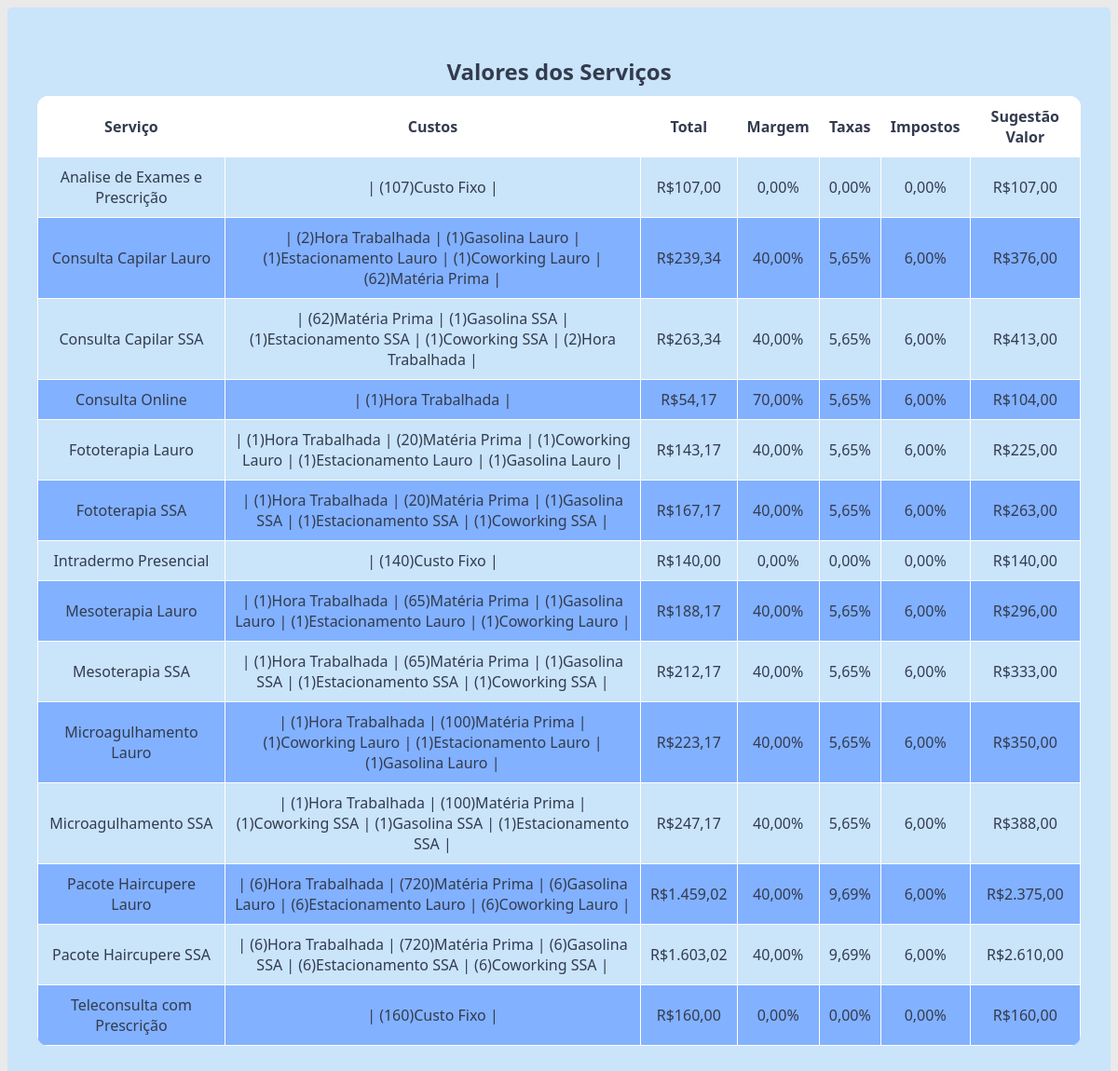
Page /painel/ver_valores.php (signed in) on the committed database.
### tables this page shows
CREATE TABLE `tratamentos` (
  `id` int(11) NOT NULL,
  `token_emp` varchar(35) NOT NULL,
  `tratamento` text NOT NULL,
  `tratamento_quem` varchar(50) NOT NULL
);

### painel/verifica_login.php (called while the page is built, shortened)
<?php
$css_path = "css/style_colorido.css";

### painel/ver_valores.php (the view, shortened to what this page needs)
<?php
require('../config/database.php');
require('verifica_login.php');
?>
<!DOCTYPE html>
<html lang="pt-br">
<head>
    <link rel="stylesheet" href="<?php echo $css_path ?>">
</head>
<body>
    <div class="container">
        <h2>Valores dos Serviços</h2>
        <table>
                <thead>
                    <tr>
                        <th>Serviço</th>
                        <th>Custos</th>
                        <th>Total</th>
                        <th>Margem</th>
                        <th>Taxas</th>
                        <th>Impostos</th>
                        <th>Sugestão Valor</th>
                    </tr>
                </thead>
                <tbody>
                    <?php
                    $query_tratamentos = $conexao->prepare("SELECT * FROM tratamentos WHERE token_emp = '{$_SESSION['token_emp']}' AND id >= :id ORDER BY tratamento ASC");
                    $query_tratamentos->execute(['id' => 1]);
                    while ($select_tratamentos = $query_tratamentos->fetch(PDO::FETCH_ASSOC)) {
                        $tratamento_id = $select_tratamentos['id'];
                        $tratamentos = $select_tratamentos['tratamento'];
                        $custos = '| ';
                        $custo_total = 0.00;
                        $custo_sugerido = 0.00;
                        $margem = 0.00;
                        $taxas = 0.00;
                        $impostos = 0.00;
                        $query_custos_tratamentos = $conexao->prepare("SELECT * FROM custos_tratamentos WHERE tratamento_id = :tratamento_id");
                        $query_custos_tratamentos->execute(['tratamento_id' => $tratamento_id]);
                        while ($select_custos_tratamentos = $query_custos_tratamentos->fetch(PDO::FETCH_ASSOC)) {
                            $custo_id = $select_custos_tratamentos['custo_id'];
                            $quantidade = $select_custos_tratamentos['quantidade'];
                            $query_custos = $conexao->prepare("SELECT * FROM custos WHERE id = :custo_id");
                            $query_custos->execute(['custo_id' => $custo_id]);
                            while ($select_custos = $query_custos->fetch(PDO::FETCH_ASSOC)) {
                                $custo_descricao = $select_custos['custo_descricao'];
                                $custo_valor = $select_custos['custo_valor'];
                                $custo_tipo = $select_custos['custo_tipo'];
                            if ($custo_tipo == 'Taxas') {
                                $taxas += $custo_valor * $quantidade;
                            }else if ($custo_tipo == 'Impostos'){
                                $impostos += $custo_valor * $quantidade;
                            }else if ($custo_tipo == 'Margem'){
                                $margem += $custo_valor * $quantidade;
                            }else{
                                $custos .= "($quantidade)$custo_descricao | ";
                                $custo_total += ($custo_valor * $quantidade);
                                $custo_sugerido += ($custo_valor * $quantidade);
                            }
                            }
                        }
                        $margem_ = $custo_sugerido * $margem / 100;
                        $taxas_ = ($custo_sugerido + $margem_) * $taxas / 100;
                        $impostos_ = ($custo_sugerido + $margem_ + $taxas_) * $impostos / 100;
                        $custo_extra = $margem_ + $taxas_ + $impostos_;
                        $custo_total_sugerido = ceil($custo_sugerido + $custo_extra);
                    ?>
                        <tr>
                            <td data-label="Tratamento"><?php echo $tratamentos; ?></td>
                            <td data-label="Custos"><?php echo $custos; ?></td>
                            <td data-label="Total">R$<?php echo number_format($custo_total, 2, ",", "."); ?></td>
                            <td data-label="Margem"><?php echo number_format($margem, 2, ",", "."); ?>%</td>
                            <td data-label="Taxas"><?php echo number_format($taxas, 2, ",", "."); ?>%</td>
                            <td data-label="Impostos"><?php echo number_format($impostos, 2, ",", "."); ?>%</td>
                            <td data-label="Sugestão Valor">R$<?php echo number_format($custo_total_sugerido, 2, ",", "."); ?></td>
                        </tr>
                    <?php } ?>
                </tbody>
            </table>
    </div>
</body>
</html>

### painel/css/style_colorido.css (style rules this page uses)
:root { --cor-fundo: #cae4fa; --cor-subfundo: #e6f2ff; --cor-fundo2: #ffffff; --cor-texto: #333b4f; --cor-texto-inverso: #ffffff; --cor-borda-legend: #6a8caf; --cor-botao: #82b1ff; --cor-botao-hover: #3a5f8a; --cor-fundo-focus: #81bbfa; --cor-domingo-feriado-etc: #4eacf8; --cor-titulo: #333b4f; --cor-borda: #aacbe4; --cor-borda-clara: #d6e6f2; --cor-hover: #a0c4ff; --cor-secundaria: #5fa8d3; --cor-h1: #264653; --cor-btn-hover: #3a5f8a; }
body { background-color: #eaeaea; height: 100vh; font-family: 'Segoe UI', Roboto, Helvetica, Arial, sans-serif; }
.container { padding: 2rem; background-color: var(--cor-fundo); min-height: 100vh; border-radius: 5px; box-shadow: 0 0 12px rgba(215, 212, 212, 0.05); }
h2 { text-align: center; margin-bottom: 10px; color: var(--cor-texto); font-size: clamp(1.2rem, 2vw, 1.6rem); }
table { width: 100%; border-collapse: collapse; border-radius: 12px; overflow: hidden; }
thead { background-color: var(--cor-fundo2); }
th, td { border: 1px solid var(--cor-fundo2); padding: 10px; text-align: center; }
th { background-color: var(--cor-fundo2); color: var(--cor-texto); }
tr:nth-child(even) { background-color: var(--cor-botao); color: var(--cor-texto); }
tr:nth-child(odd) { background-color: var(--cor-fundo); color: var(--cor-texto); }

### rows in the picture
tratamentos: tratamento "Analise de Exames e Prescrição", custos "| (107)Custo Fixo |", custo_total "107,00", margem "0,00", taxas "0,00", impostos "0,00", custo_total_sugerido "107,00"
tratamentos: tratamento "Consulta Capilar Lauro", custos "| (2)Hora Trabalhada | (1)Gasolina Lauro | (1)Estacionamento Lauro | (1)Coworking Lauro | (62)Matéria Prima |", custo_total "239,34", margem "40,00", taxas "5,65", impostos "6,00", custo_total_sugerido "376,00"
tratamentos: tratamento "Consulta Capilar SSA", custos "| (62)Matéria Prima | (1)Gasolina SSA | (1)Estacionamento SSA | (1)Coworking SSA | (2)Hora Trabalhada |", custo_total "263,34", margem "40,00", taxas "5,65", impostos "6,00", custo_total_sugerido "413,00"
tratamentos: tratamento "Consulta Online", custos "| (1)Hora Trabalhada |", custo_total "54,17", margem "70,00", taxas "5,65", impostos "6,00", custo_total_sugerido "104,00"
tratamentos: tratamento "Fototerapia Lauro", custos "| (1)Hora Trabalhada | (20)Matéria Prima | (1)Coworking Lauro | (1)Estacionamento Lauro | (1)Gasolina Lauro |", custo_total "143,17", margem "40,00", taxas "5,65", impostos "6,00", custo_total_sugerido "225,00"
tratamentos: tratamento "Fototerapia SSA", custos "| (1)Hora Trabalhada | (20)Matéria Prima | (1)Gasolina SSA | (1)Estacionamento SSA | (1)Coworking SSA |", custo_total "167,17", margem "40,00", taxas "5,65", impostos "6,00", custo_total_sugerido "263,00"
tratamentos: tratamento "Intradermo Presencial", custos "| (140)Custo Fixo |", custo_total "140,00", margem "0,00", taxas "0,00", impostos "0,00", custo_total_sugerido "140,00"
tratamentos: tratamento "Mesoterapia Lauro", custos "| (1)Hora Trabalhada | (65)Matéria Prima | (1)Gasolina Lauro | (1)Estacionamento Lauro | (1)Coworking Lauro |", custo_total "188,17", margem "40,00", taxas "5,65", impostos "6,00", custo_total_sugerido "296,00"
tratamentos: tratamento "Mesoterapia SSA", custos "| (1)Hora Trabalhada | (65)Matéria Prima | (1)Gasolina SSA | (1)Estacionamento SSA | (1)Coworking SSA |", custo_total "212,17", margem "40,00", taxas "5,65", impostos "6,00", custo_total_sugerido "333,00"
tratamentos: tratamento "Microagulhamento Lauro", custos "| (1)Hora Trabalhada | (100)Matéria Prima | (1)Coworking Lauro | (1)Estacionamento Lauro | (1)Gasolina Lauro |", custo_total "223,17", margem "40,00", taxas "5,65", impostos "6,00", custo_total_sugerido "350,00"
tratamentos: tratamento "Microagulhamento SSA", custos "| (1)Hora Trabalhada | (100)Matéria Prima | (1)Coworking SSA | (1)Gasolina SSA | (1)Estacionamento SSA |", custo_total "247,17", margem "40,00", taxas "5,65", impostos "6,00", custo_total_sugerido "388,00"
tratamentos: tratamento "Pacote Haircupere Lauro", custos "| (6)Hora Trabalhada | (720)Matéria Prima | (6)Gasolina Lauro | (6)Estacionamento Lauro | (6)Coworking Lauro |", custo_total "1.459,02", margem "40,00", taxas "9,69", impostos "6,00", custo_total_sugerido "2.375,00"
tratamentos: tratamento "Pacote Haircupere SSA", custos "| (6)Hora Trabalhada | (720)Matéria Prima | (6)Gasolina SSA | (6)Estacionamento SSA | (6)Coworking SSA |", custo_total "1.603,02", margem "40,00", taxas "9,69", impostos "6,00", custo_total_sugerido "2.610,00"
tratamentos: tratamento "Teleconsulta com Prescrição", custos "| (160)Custo Fixo |", custo_total "160,00", margem "0,00", taxas "0,00", impostos "0,00", custo_total_sugerido "160,00"
